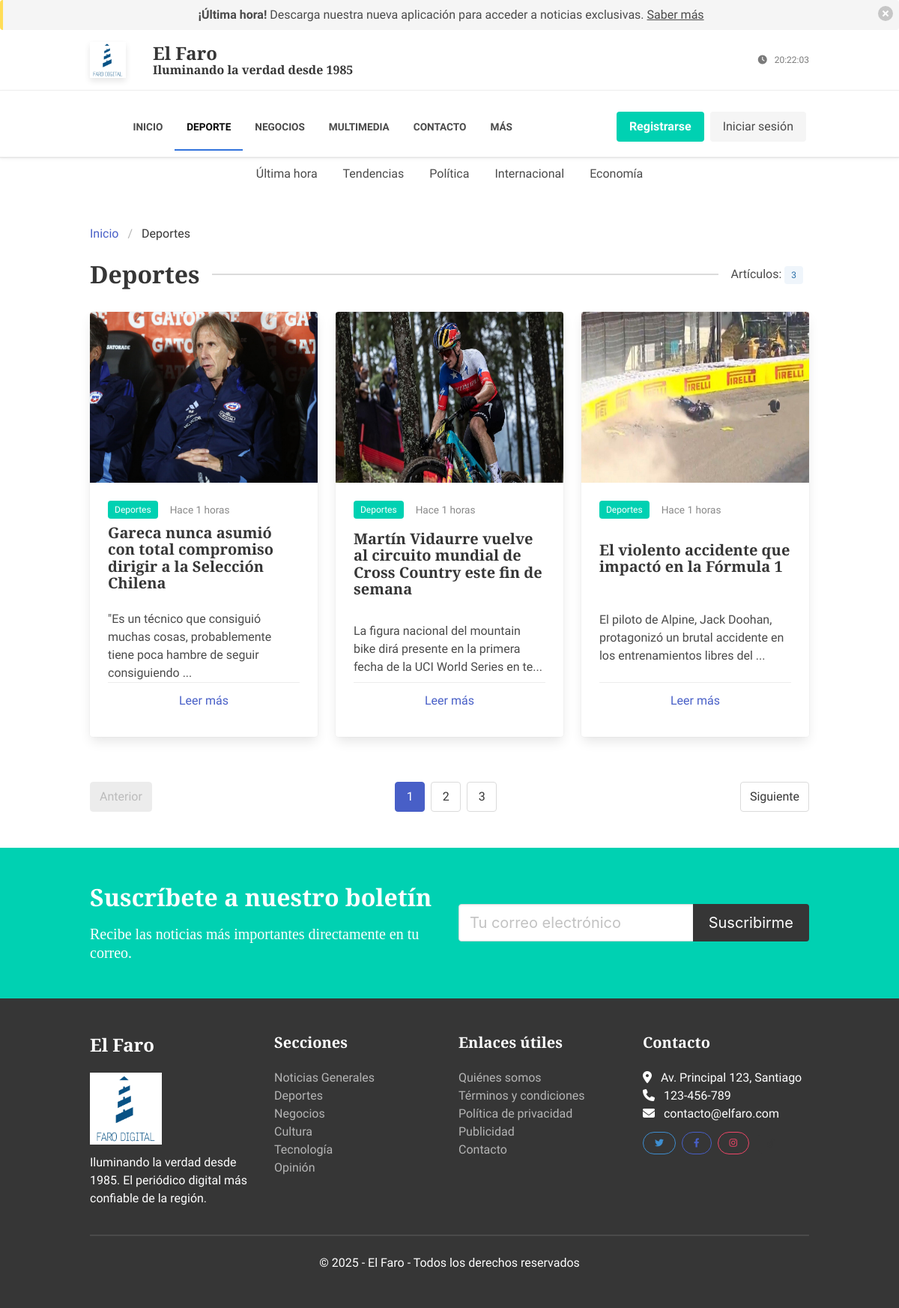
Screenshot of /index.php?controller=articulo&action=listarPorCategoria&id_categoria=2 with the database file from the repository.
### tables this page shows
CREATE TABLE IF NOT EXISTS categorias (
  id INT AUTO_INCREMENT PRIMARY KEY,
  nombre VARCHAR(50) NOT NULL,
  descripcion TEXT,
  created_at TIMESTAMP DEFAULT CURRENT_TIMESTAMP,
  updated_at TIMESTAMP DEFAULT CURRENT_TIMESTAMP ON UPDATE CURRENT_TIMESTAMP
);

CREATE TABLE IF NOT EXISTS articulos (
  id INT AUTO_INCREMENT PRIMARY KEY,
  titulo VARCHAR(255) NOT NULL,
  contenido TEXT NOT NULL,
  imagen VARCHAR(255),
  id_categoria INT NOT NULL,
  fecha_publicacion DATETIME DEFAULT CURRENT_TIMESTAMP,
  etiquetas VARCHAR(255),
  autor VARCHAR(100),
  destacado BOOLEAN DEFAULT FALSE,
  visitas INT DEFAULT 0,
  created_at TIMESTAMP DEFAULT CURRENT_TIMESTAMP,
  updated_at TIMESTAMP DEFAULT CURRENT_TIMESTAMP ON UPDATE CURRENT_TIMESTAMP,
  FOREIGN KEY (id_categoria) REFERENCES categorias(id) ON DELETE CASCADE
);

### controllers/ArticuloController.php (called while the page is built, shortened)
<?php
class ArticuloController {
    private $articulo;
    private $categoria;
    public function __construct() {
        require_once 'config/database.php';
        $database = new Database();
        $this->db = $database->getConnection();
        require_once 'models/Articulo.php';
        $this->articulo = new Articulo($this->db);
        require_once 'models/Categoria.php';
        $this->categoria = new Categoria($this->db);
    }
    public function listarPorCategoria($id_categoria = null) {
        if($id_categoria) {
            $stmt = $this->articulo->leerPorCategoria($id_categoria);
            $this->categoria->id = $id_categoria;
            $this->categoria->leerUna();
            $nombre_categoria = $this->categoria->nombre;
        } else {
            $stmt = $this->articulo->leerTodos();
            $nombre_categoria = "Todas las categorías";
        }
        include_once 'views/layouts/header.php';
        include_once 'views/articulos/lista.php';
        include_once 'views/layouts/footer.php';
    }
}

### config/database.php (called while the page is built, shortened)
<?php
class Database {
    private $host = 'localhost';
    private $db_name = 'elfaro_db';
    private $username = 'root';
    private $password = '';
    public function getConnection() {
        $this->conn = null;
        try {
            $this->conn = new PDO(
                'mysql:host=' . $this->host . ';dbname=' . $this->db_name,
                $this->username,
                $this->password
            );
            $this->conn->setAttribute(PDO::ATTR_ERRMODE, PDO::ERRMODE_EXCEPTION);
            $this->conn->exec("set names utf8");
        } catch(PDOException $e) {
            echo 'Error de conexión: ' . $e->getMessage();
        }
        return $this->conn;
    }
}
?>

### models/Categoria.php (called while the page is built, shortened)
<?php
class Categoria {
    private $conn;
    private $table_name = "categorias";
    public $id;
    public function __construct($db) {
        $this->conn = $db;
    }
    public function leerTodas() {
        $query = "SELECT id, nombre, descripcion
                FROM " . $this->table_name . "
                ORDER BY nombre";
        $stmt = $this->conn->prepare($query);
        $stmt->execute();
        return $stmt;
    }
    public function leerUna() {
        $query = "SELECT id, nombre, descripcion
                FROM " . $this->table_name . "
                WHERE id = ?
                LIMIT 0,1";
        $stmt = $this->conn->prepare($query);
        $stmt->bindParam(1, $this->id);
        $stmt->execute();
        if($stmt->rowCount() > 0) {
            $row = $stmt->fetch(PDO::FETCH_ASSOC);
            $this->nombre = $row['nombre'];
            return true;
        }
        return false;
    }
}
?>

### models/Articulo.php (called while the page is built, shortened)
<?php
class Articulo {
    private $conn;
    private $table_name = "articulos";
    public function __construct($db) {
        $this->conn = $db;
    }
    public function leerPorCategoria($id_categoria) {
        $query = "SELECT a.id, a.titulo, a.contenido, a.imagen, a.fecha_publicacion, a.etiquetas, a.autor, a.destacado,
                    c.nombre as categoria_nombre
                FROM " . $this->table_name . " a
                LEFT JOIN categorias c ON a.id_categoria = c.id
                WHERE a.id_categoria = ?
                ORDER BY a.fecha_publicacion DESC";
        $stmt = $this->conn->prepare($query);
        $stmt->bindParam(1, $id_categoria);
        $stmt->execute();
        return $stmt;
    }
}
?>

### views/articulos/lista.php (the view)
<section class="section">
  <div class="container">
    <div class="columns">
      <div class="column is-12">
        <nav class="breadcrumb" aria-label="breadcrumbs">
          <ul>
            <li><a href="index.php">Inicio</a></li>
            <li class="is-active"><a href="#" aria-current="page"><?php echo $nombre_categoria; ?></a></li>
          </ul>
        </nav>
        <div class="section-header">
          <h2 class="title is-3"><?php echo $nombre_categoria; ?></h2>
          <div class="line"></div>
          <div class="ml-4">
            <div class="contador-articulos">
              Artículos: <span class="tag is-info is-light"><?php echo $stmt->rowCount(); ?></span>
            </div>
          </div>
        </div>
        <?php if($stmt->rowCount() > 0): ?>
          <div class="columns is-multiline">
            <?php while($articulo = $stmt->fetch(PDO::FETCH_ASSOC)): ?>
              <div class="column is-4">
                <div class="card">
                  <div class="card-image">
                    <figure class="image is-4by3">
                      <img src="assets/media/<?php echo $articulo['imagen']; ?>" alt="<?php echo $articulo['titulo']; ?>">
                    </figure>
                  </div>
                  <div class="card-content">
                    <div class="article-meta">
                      <span class="tag is-primary"><?php echo $articulo['categoria_nombre']; ?></span>
                      <span class="article-date ml-2">
                        <?php
                          $fecha = new DateTime($articulo['fecha_publicacion']);
                          $ahora = new DateTime();
                          $diff = $ahora->diff($fecha);
                          if ($diff->days == 0) {
                            if ($diff->h == 0) {
                              echo 'Hace ' . $diff->i . ' minutos';
                            } else {
                              echo 'Hace ' . $diff->h . ' horas';
                            }
                          } else if ($diff->days == 1) {
                            echo 'Ayer';
                          } else {
                            echo 'Hace ' . $diff->days . ' días';
                          }
                        ?>
                      </span>
                    </div>
                    <h3 class="title is-5"><?php echo $articulo['titulo']; ?></h3>
                    <p><?php echo substr($articulo['contenido'], 0, 100) . '...'; ?></p>
                    <footer class="card-footer">
                      <a href="index.php?controller=articulo&action=mostrarDetalle&id=<?php echo $articulo['id']; ?>" class="card-footer-item">Leer más</a>
                    </footer>
                  </div>
                </div>
              </div>
            <?php endwhile; ?>
          </div>
          <nav class="pagination is-centered mt-6" role="navigation" aria-label="pagination">
            <a class="pagination-previous" disabled>Anterior</a>
            <a class="pagination-next">Siguiente</a>
            <ul class="pagination-list">
              <li>
                <a class="pagination-link is-current" aria-label="Página 1" aria-current="page">1</a>
              </li>
              <li>
                <a class="pagination-link" aria-label="Ir a página 2">2</a>
              </li>
              <li>
                <a class="pagination-link" aria-label="Ir a página 3">3</a>
              </li>
            </ul>
          </nav>
        <?php else: ?>
          <div class="notification is-info">
            No hay artículos disponibles en esta categoría.
          </div>
        <?php endif; ?>
      </div>
    </div>
  </div>
</section>

### rows the page displays
categorias: nombre "Deportes"
articulos: imagen (picture), id_categoria.nombre "Deportes", fecha_publicacion "1", titulo "Gareca nunca asumió con total compromiso dirigir a la Selección Chilena", contenido "\"Es un técnico que consiguió muchas cosas, probablemente tiene poca hambre de seguir consiguiendo"
articulos: imagen (picture), id_categoria.nombre "Deportes", fecha_publicacion "1", titulo "Martín Vidaurre vuelve al circuito mundial de Cross Country este fin de semana", contenido "La figura nacional del mountain bike dirá presente en la primera fecha de la UCI World Series en te"
articulos: imagen (picture), id_categoria.nombre "Deportes", fecha_publicacion "1", titulo "El violento accidente que impactó en la Fórmula 1", contenido "El piloto de Alpine, Jack Doohan, protagonizó un brutal accidente en los entrenamientos libres del"

### other values shown
$stmt->rowCount() "3"
